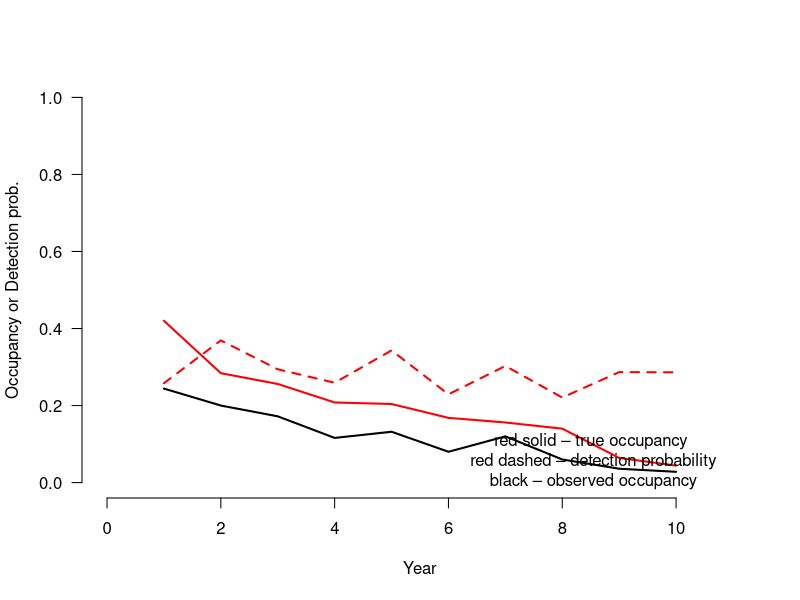

This chart was generated by the following R code: (Note: this script raises an error after producing the figure.)
# This script builds a dynamic occupancy model for a single species using simulated data. A dynamic occupancy model estimates changes in z, probability of occupancy, across seasons. Followed model in section 13.5 of Bayesian Population Analysis (Kery & Schaub 2012).

# Seasons over a series of years represent an common, natural grouping factor, where each year is the primary sampling occasion and the surveys within each year are secondary sampling occasions. It is natural then to assume closure among secondary seasons within a primary season.


# Generate data -------------
# Function to simulate detection/nondetection data for dynamic site-occ model. Annual variation in probabilities of patch survival, colonization and detection is specified by the bounds of a uniform distribution. 
data.fn <- function( R = 250,  #number of sites across a population
                     J = 3, #number of replicate surveys
                     K= 10, #number of survey seasons
                     psi1 = 0.4, #occupancy probability in first year 
                     range.p = c(0.2, 0.4), #bounds of uniform dist from which annual p is drawn 
                     range.phi = c(0.6, 0.8), #bounds of uniform dist from which survival prob is drawn 
                     range.gamma = c(0, 0.1) #bounds of uniform dist from which colonization prob is drawn 
                     ) { 

    # Set up some required arrays 
    site <- 1:R 
    year <- 1:K 
    psi <- rep(NA, K) # Occupancy probability
    muZ <- z <- array(dim = c(R, K)) # Expected and realized occurrence 
    y <- array(NA, dim = c(R, J, K)) # Detection histories
    
    # Determine initial occupancy and demographic parameters 
    psi[1] <- psi1 # Initial occupancy probability
    p <- runif(n = K, min = range.p[1], max = range.p[2]) 
    phi <- runif(n = K-1, min = range.phi[1], max = range.phi[2]) 
    gamma <- runif(n = K-1, min = range.gamma[1], max = range.gamma[2])
    
    # Generate latent states of occurrence 
    # First year 
    z[,1] <- rbinom(R, 1, psi[1]) # Initial occupancy state
    
    # Later years 
    for(i in 1:R){ # Loop over sites
        for(k in 2:K){ # Loop over years
            muZ[k] <- z[i, k-1]*phi[k-1] + (1-z[i, k-1])*gamma[k-1] # Prob for occ.
            z[i,k] <- rbinom(1, 1, muZ[k]) 
        }#k
    }#i
    
    # Plot realised occupancy 
    plot(year, apply(z, 2, mean), type = "l", xlab = "Year", ylab = "Occupancy or Detection prob.", 
         col = "red", xlim = c(0,K+1), ylim = c(0,1), lwd = 2, lty = 1, frame.plot = FALSE, las = 1) 
    lines(year, p, type = "l", col = "red", lwd = 2, lty = 2)
    
    # Generate detection/nondetection data 
    for(i in 1:R){ 
        for(k in 1:K){ 
            prob <- z[i,k] * p[k] 
            for(j in 1:J){ 
                y[i,j,k] <- rbinom(1, 1, prob) 
            }#j
        }#k
    }#i
    
    # Compute annual population occupancy 
    for (k in 2:K){ 
        psi[k] <- psi[k-1]*phi[k-1] + (1-psi[k-1])*gamma[k-1] 
    }
    
    # Plot apparent occupancy 
    psi.app <- apply(apply(y, c(1,3), max), 2, mean) 
    lines(year, psi.app, type = "l", col = "black", lwd = 2) 
    text(0.85*K, 0.06, labels = "red solid – true occupancy\n red dashed – detection probability\n black – observed occupancy")
    
    # Return data 
    return(list(R = R, J = J, K= K, psi = psi, psi.app = psi.app, z = z, phi = phi, gamma = gamma, p = p, y = y))
}

data <- data.fn() #AIS added in these two lines to make variables from data.fn() readable - I wonder how they did it without
list2env(data, envir = .GlobalEnv)

# Bundle data
str(JAGSdata <- list(y = y, 
                     nsite = dim(y)[1], 
                     nrep = dim(y)[2], 
                     nyear = dim (y)[3])) 
# Initial values 
zst <- apply(y, c(1, 3), max) 
# Observed occurrence as inits for z 
JAGSinits <- function(){ list(z = zst)} 
# Parameters monitored 
JAGSparams <- c("psi", "phi", "gamma", "p", "n.occ", "growthr", "turnover")

# MCMC settings
nc <- 3 #MCMC chains         
ni <- 2500 #MCMC iterations
nb <- 500 #MCMC burnin
nt <- 4  #MCMC thin

# JAGS model
JAGSout <- jags(data = JAGSdata,
                 inits = JAGSinits,
                 parameters.to.save = JAGSparams,
                 model.file = "occupancy/03_bpa_dynamic_single-sp_JAGS.txt",
                 n.chains = nc,
                 n.iter = ni,
                 n.burnin = nb,
                 n.thin = nt)

print(JAGSout, dig=2) #growthr <1 means the number of occupied sites is smaller between years
names(JAGSout)
plot(JAGSout) 

# Compare data value to credible interval range
# Occupancy probability
print(cbind(data$psi, JAGSout$summary[1:K, c(1, 2, 3, 7)]), dig = 3) 
# Survival probability
print(cbind(data$phi, JAGSout$summary[(K+1):(K+(K-1)), c(1, 2, 3, 7)]), dig = 3) 
# Colonization probability
print(cbind(data$gamma, JAGSout$summary[(2*K):(2*K+(K-2)), c(1, 2, 3, 7)]), dig = 3) 
# Detection probability
print(cbind(data$p, JAGSout$summary[(3*K-1):(4*K-2), c(1, 2, 3, 7)]), dig = 3)

# Plot occupancy through seasons
plot(1:K, data$psi, type = "l", xlab = "Year", ylab = "Occupancy probability", col = "red", xlim = c(0,K+1), ylim = c(0,1), lwd = 2, lty = 1, frame.plot = FALSE, las = 1)
lines(1:K, data$psi.app, type = "l", col = "black", lwd = 2) 
points(1:K, JAGSout$mean$psi, type = "l", col = "blue", lwd = 2) 
segments(1:K, JAGSout$summary[1:K,3], 1:K,JAGSout$summary[1:K,7], col = "blue", lwd = 1)
